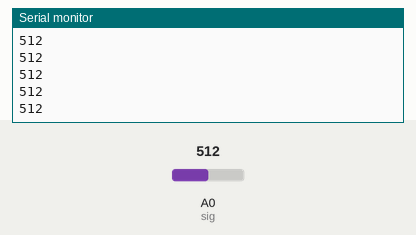
A sketch run on a simulated Arduino Uno, built with avr-gcc and run on an emulated ATmega328P. On the bench: the last lines printed to the serial monitor. Inputs (shaded band) come from the test bench; at power-on: A0 (sig) = 512.

Above: at 1.2 s.
1.3 s: A0 (sig) set to 716
At 2.0 s:
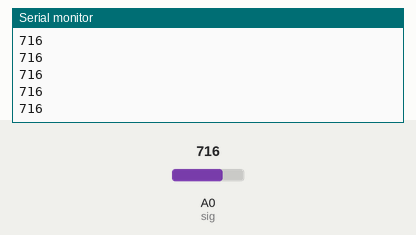
2.8 s: A0 (sig) set to 900
At 3.6 s:
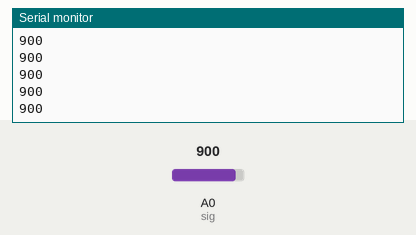
Timing chart, 0 to 5.8 s (numbered marks = the images above; inputs shaded):
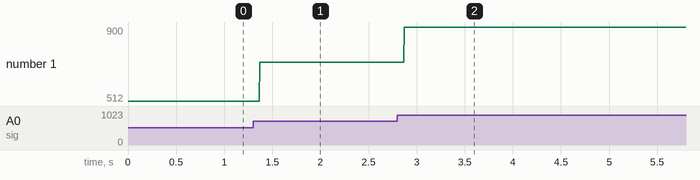

The sketch:

EMG_demo.ino
```cpp
const int sig = A0;

void setup() {
  // put your setup code here, to run once:
  pinMode(sig,INPUT);
  Serial.begin(9600);
}

void loop() {
  // put your main code here, to run repeatedly:
  int reading = analogRead(sig);
  Serial.println(reading);

}
```

Measured:
- after the input at 1.3 s, the serial monitor: prints a new line after 0.07 s (image 1)
- after the input at 2.8 s, the serial monitor: prints a new line after 0.07 s (image 2)
- plotted number 1: 512 → 716 after the input at 1.3 s, 716 → 900 after the input at 2.8 s
